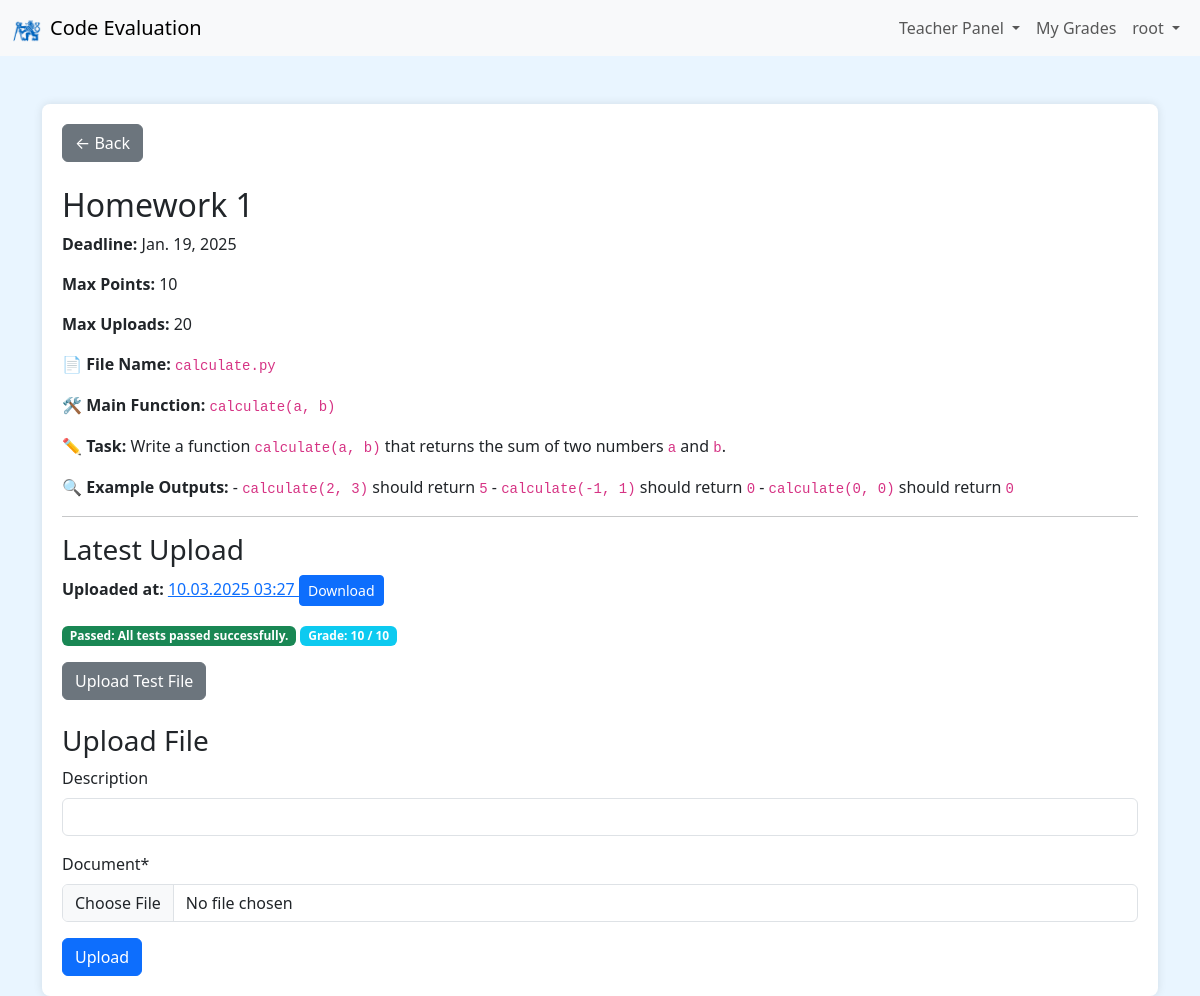
The page /DSA/2/ (signed in) on the database as committed earlier.
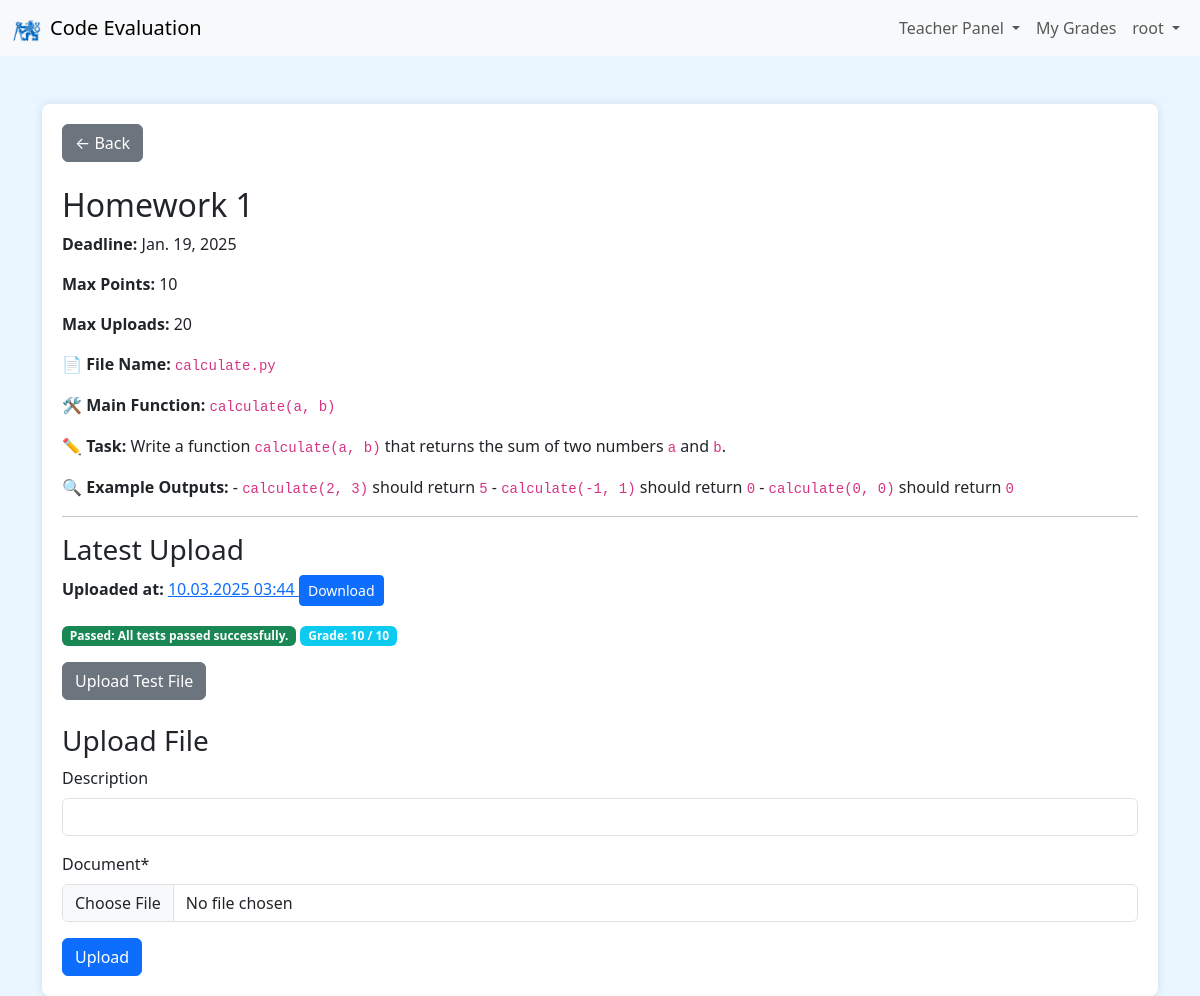
The same page on the database as committed later.
### upload/models.py (models this page shows, shortened)
class Assignment(models.Model):
    subject = models.ForeignKey(Subject, on_delete=models.CASCADE, related_name='assignments')
    name = models.CharField(max_length=100)
    description = models.TextField()
    deadline = models.DateField()
    number = models.PositiveIntegerField()
    max_points = models.PositiveIntegerField(default=10, help_text="Максимальное количество баллов за это задание.")
    max_uploads = models.PositiveIntegerField(default=20, help_text="Максимальное количество загрузок для студента.")
    def get_description_markdown(self):
        return mark_safe(markdown.markdown(self.description))

class Document(models.Model):
    assignment = models.ForeignKey(Assignment, on_delete=models.CASCADE, related_name='documents')
    user = models.ForeignKey(User, on_delete=models.CASCADE)
    description = models.CharField(max_length=255, blank=True)
    document = models.FileField(upload_to=user_directory_path, validators=[validate_file_extension])
    uploaded_at = models.DateTimeField(auto_now_add=True)
    test_result = models.CharField(max_length=255, blank=True, null=True)
    grade = models.PositiveIntegerField(default=0)

### upload/views.py (the view, shortened to what this page needs)
# urls.py: path('<str:subject_name>/<int:assignment_id>/', views.assignment_detail, name='assignment_detail'),
@login_required
def assignment_detail(request, subject_name, assignment_id):
    assignment = get_object_or_404(Assignment, subject__name=subject_name, id=assignment_id)
    user_uploads_count = Document.objects.filter(assignment=assignment, user=request.user).count()
    documents = Document.objects.filter(user=request.user, assignment=assignment).order_by('-uploaded_at')
    latest_document = documents.first()
    if request.method == 'POST':
        form = DocumentForm(request.POST, request.FILES)
        if form.is_valid():
            uploaded_files = request.FILES.getlist('document')
            if not uploaded_files:
                messages.error(request, 'No files selected for upload.')
            else:
                for uploaded_file in uploaded_files:
                    doc = Document.objects.create(
                        assignment=assignment,
                        user=request.user,
                        document=uploaded_file,
                        description=form.cleaned_data.get('description', '')
                    )
                    file_path = doc.document.path
                    passed_tests, total_tests, message = run_tests(assignment, file_path)
                    if total_tests > 0:
                        fraction_passed = passed_tests / total_tests
                        grade = int(fraction_passed * assignment.max_points)
                    else:
                        grade = 0
                    if total_tests == 0:
                        doc.test_result = f"Failed: {message}"
                        messages.error(request, f'File "{uploaded_file.name}" uploaded but tests could not be run: {message}')
                    elif passed_tests == total_tests:
                        doc.test_result = "Passed: All tests passed successfully."
                        messages.success(request, f'File "{uploaded_file.name}" uploaded and passed all tests!')
                    else:
                        doc.test_result = f"Failed: {message}"
                        messages.error(request, f'File "{uploaded_file.name}" uploaded but failed some tests: {message}')
                    doc.grade = grade
                    doc.save()
                return redirect('upload:assignment_detail', subject_name=subject_name, assignment_id=assignment_id)
        else:
            messages.error(request, 'There was an error uploading your file.')
    else:
        form = DocumentForm()
    return render(request, 'upload/assignment_detail.html', {
        'assignment': assignment,
        'latest_document': latest_document,
        'form': form,
        'is_teacher': is_teacher(request.user),
    })

### upload/forms.py
class DocumentForm(forms.ModelForm):
    class Meta:
        model = Document
        fields = ('description', 'document', )

### upload/context_processors.py (called while the page is built)
def is_teacher_context(request):
    if request.user.is_authenticated:
        is_teacher_flag = request.user.is_superuser or request.user.groups.filter(name="Teachers").exists()
    else:
        is_teacher_flag = False
    return {
        'is_teacher_flag': is_teacher_flag
    }

### upload/views.py (called while the page is built)
def is_teacher(user):
    return user.is_superuser or user.groups.filter(name='Teachers').exists()

### upload/templates/upload/assignment_detail.html (shortened to what this page needs)
{% extends 'upload/base.html' %}
{% load crispy_forms_tags %}
{% load dict_extras %}
{% block content %}
<div class="content-container">
    <a href="{% url 'upload:subject_detail' subject_name=assignment.subject.name %}" class="btn btn-secondary mb-4">
        &larr; Back
    </a>
    <h2>{{ assignment.name }}</h2>
    <p><strong>Deadline:</strong> {{ assignment.deadline }}</p>
    <p><strong>Max Points:</strong> {{ assignment.max_points }}</p>
    <p><strong>Max Uploads:</strong> {{ assignment.max_uploads }}</p>
    <p>{{ assignment.get_description_markdown }}</p>
    <hr>
    <h3>Latest Upload</h3>
    {% if latest_document %}
        <p>
            <strong>Uploaded at:</strong>
            <a href="{% url 'upload:document_detail' pk=latest_document.pk %}">
                {{ latest_document.uploaded_at|date:"d.m.Y H:i" }}
            </a>
            <a href="{{ latest_document.document.url }}" class="btn btn-sm btn-primary" download>
                Download
            </a>
        </p>
        {% if latest_document.test_result %}
            <p>
                <span class="badge {% if 'Passed' in latest_document.test_result %}bg-success{% else %}bg-danger{% endif %}">
                    {{ latest_document.test_result }}
                </span>
                <span class="badge bg-info">
                    Grade: {{ latest_document.grade }} / {{ assignment.max_points }}
                </span>
            </p>
        {% endif %}
    {% else %}
        <p>No files have been uploaded yet.</p>
    {% endif %}
    {% if is_teacher %}
        <a href="{% url 'upload:upload_test_file' subject_abbr=assignment.subject.name assignment_number=assignment.number %}"
           class="btn btn-secondary mb-4">
            Upload Test File
        </a>
    {% endif %}
    {% if form %}
        <h3>Upload File</h3>
        <form method="post" enctype="multipart/form-data">
            {{ form|crispy }}
            <button type="submit" class="btn btn-primary">Upload</button>
        </form>
    {% else %}
        <p class="text-danger">You cannot upload more files (limit reached).</p>
    {% endif %}
</div>
{% endblock %}

### upload/templates/upload/base.html (shortened to what this page needs)
{% load crispy_forms_tags static %}
<!DOCTYPE html>
<html lang="en">
<head>
    <link href="https://cdn.jsdelivr.net/npm/bootstrap@5.3.0/dist/css/bootstrap.min.css" rel="stylesheet">
</head>
<body>
    <nav class="navbar navbar-expand-lg navbar-light bg-light">
        <div class="container-fluid">
            <a class="navbar-brand d-flex align-items-center" href="{% url 'upload:subject_list' %}">
                <img src="{% static 'CVUT_znak.png' %}" alt="Logo" width="30" height="30" class="d-inline-block align-text-top me-2">
                Code Evaluation
            </a>
            <div class="collapse navbar-collapse" id="navbarNav">
                <ul class="navbar-nav ms-auto">
                    {% if user.is_authenticated %}
                        {% if is_teacher_flag %}
                            <li class="nav-item dropdown">
                                <a class="nav-link dropdown-toggle" href="#" id="teacherDropdown" role="button"
                                data-bs-toggle="dropdown" aria-expanded="false">
                                    Teacher Panel
                                </a>
                            </li>
                        {% endif %}
                        <li class="nav-item">
                            <a class="nav-link" href="{% url 'upload:grades_overview' %}">My Grades</a>
                        </li>
                        <li class="nav-item dropdown">
                            <a class="nav-link dropdown-toggle" href="#" id="userDropdown" role="button" data-bs-toggle="dropdown" aria-expanded="false">
                                {{ user.username }}
                            </a>
                        </li>
                    {% endif %}
                </ul>
            </div>
        </div>
    </nav>
    <div class="container mt-5">
        {% block content %}
        {% endblock %}
    </div>
</body>
</html>

### upload/templates/upload/base.html (style rules this page uses)
body { background-color: #e9f5ff; }
.content-container { background-color: white; padding: 20px; border-radius: 8px; box-shadow: 0 0 10px rgba(0, 0, 0, 0.1); }

Rows that differ between the two databases and show on the page:
removed Document: uploaded_at "10.03.2025 03:27", test_result "Passed: All tests passed successfully.", grade "10"
added Document: uploaded_at "10.03.2025 03:44", test_result "Passed: All tests passed successfully.", grade "10"
